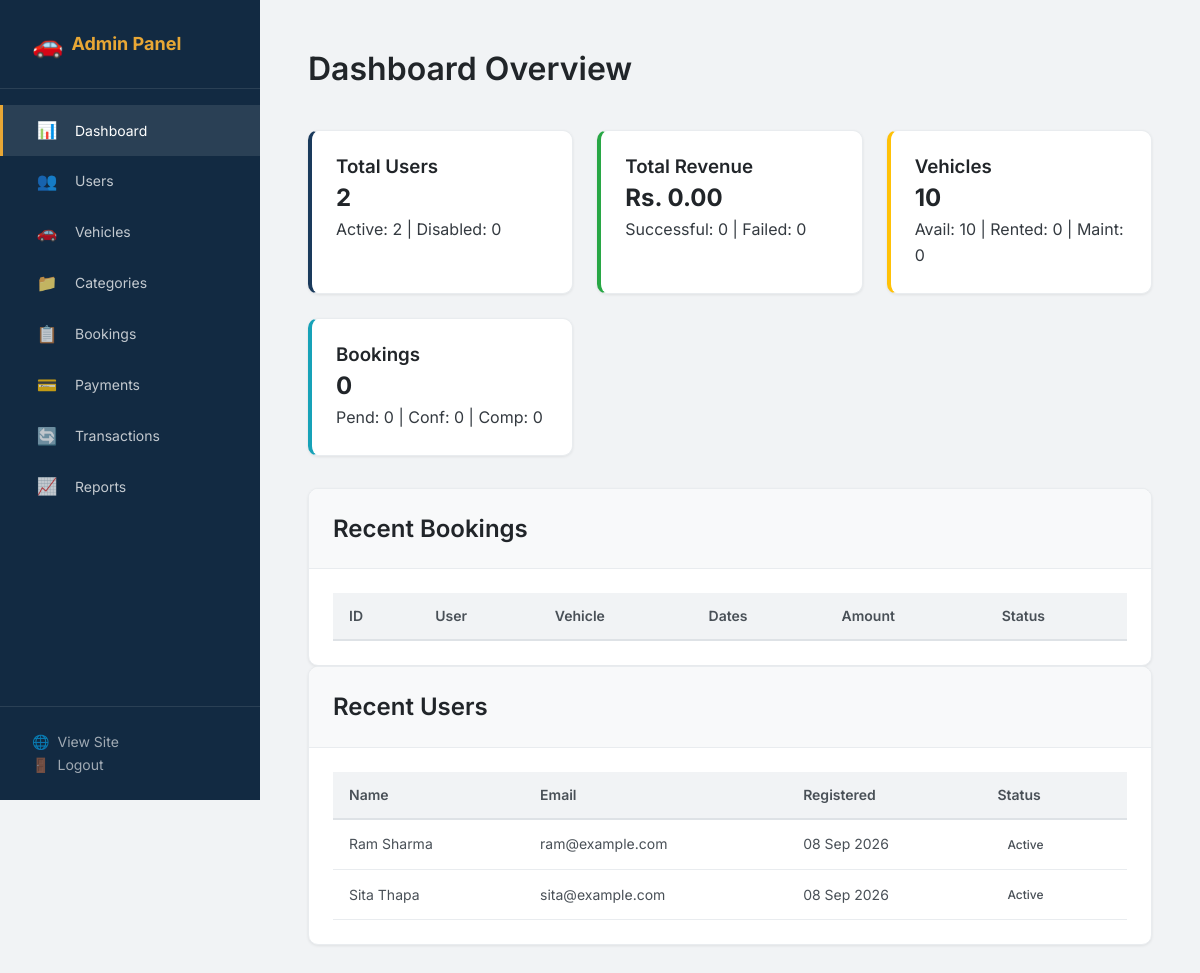
/admin/index.php (signed in), run on the app's committed database.
### tables this page shows
CREATE TABLE IF NOT EXISTS users (
    id INT AUTO_INCREMENT PRIMARY KEY,
    full_name VARCHAR(100) NOT NULL,
    email VARCHAR(150) NOT NULL UNIQUE,
    phone VARCHAR(20) NOT NULL,
    address TEXT,
    password VARCHAR(255) NOT NULL,
    role ENUM('user', 'admin') NOT NULL DEFAULT 'user',
    status ENUM('active', 'disabled') NOT NULL DEFAULT 'active',
    created_at DATETIME NOT NULL DEFAULT CURRENT_TIMESTAMP,
    updated_at DATETIME NOT NULL DEFAULT CURRENT_TIMESTAMP ON UPDATE CURRENT_TIMESTAMP,
    INDEX idx_users_email (email),
    INDEX idx_users_role (role),
    INDEX idx_users_status (status)
);

### includes/functions.php (called while the page is built, shortened)
<?php
function sanitize($str) {
    return htmlspecialchars($str, ENT_QUOTES, 'UTF-8');
}
function formatCurrency($amount) {
    return 'Rs. ' . number_format((float)$amount, 2);
}
function formatDate($date, $format = 'd M Y') {
    return date($format, strtotime($date));
}
function getStatusBadgeClass($status) {
    $map = [
        'available'   => 'badge-success',
        'rented'      => 'badge-warning',
        'maintenance' => 'badge-info',
        'unavailable' => 'badge-danger',
        'pending'     => 'badge-warning',
        'confirmed'   => 'badge-info',
        'completed'   => 'badge-success',
        'cancelled'   => 'badge-danger',
        'unpaid'      => 'badge-warning',
        'paid'        => 'badge-success',
        'failed'      => 'badge-danger',
        'refunded'    => 'badge-info',
        'success'     => 'badge-success',
        'active'      => 'badge-success',
        'disabled'    => 'badge-danger',
    ];
    return $map[strtolower($status)] ?? 'badge-secondary';
}

### admin/index.php (the view, shortened to what this page needs)
<?php
require_once '../includes/db.php';
require_once '../includes/functions.php';
$stats = [
    'users_total' => 0, 'users_active' => 0, 'users_disabled' => 0,
    'vehicles_total' => 0, 'vehicles_available' => 0, 'vehicles_rented' => 0, 'vehicles_maintenance' => 0,
    'bookings_total' => 0, 'bookings_pending' => 0, 'bookings_confirmed' => 0, 'bookings_completed' => 0, 'bookings_cancelled' => 0,
    'payments_success' => 0, 'payments_failed' => 0, 'total_revenue' => 0
];
$result = $conn->query("SELECT status, COUNT(*) as count FROM users WHERE role = 'user' GROUP BY status");
while($row = $result->fetch_assoc()) {
    $stats['users_total'] += $row['count'];
    if($row['status'] == 'active') $stats['users_active'] = $row['count'];
}
$result = $conn->query("SELECT status, COUNT(*) as count FROM vehicles GROUP BY status");
while($row = $result->fetch_assoc()) {
    $stats['vehicles_total'] += $row['count'];
    if($row['status'] == 'available') $stats['vehicles_available'] = $row['count'];
}
$recent_users = $conn->query("SELECT * FROM users WHERE role = 'user' ORDER BY created_at DESC LIMIT 5");
?>
<!DOCTYPE html>
<html lang="en">
<head>
    <link rel="stylesheet" href="../css/style.css">
</head>
<body class="admin-body">
    <div class="admin-wrapper">
        <?php require_once 'includes/admin-sidebar.php'; ?>
        <main class="admin-content">
            <div class="page-header">
                <h1>Dashboard Overview</h1>
            </div>
            <div class="stats-grid">
                <div class="stat-card stat-primary">
                    <h3>Total Users</h3>
                    <p class="stat-value"><?php echo $stats['users_total']; ?></p>
                    <p class="stat-desc">Active: <?php echo $stats['users_active']; ?> | Disabled: <?php echo $stats['users_disabled']; ?></p>
                </div>
                <div class="stat-card stat-success">
                    <h3>Total Revenue</h3>
                    <p class="stat-value"><?php echo formatCurrency($stats['total_revenue']); ?></p>
                    <p class="stat-desc">Successful: <?php echo $stats['payments_success']; ?> | Failed: <?php echo $stats['payments_failed']; ?></p>
                </div>
                <div class="stat-card stat-warning">
                    <h3>Vehicles</h3>
                    <p class="stat-value"><?php echo $stats['vehicles_total']; ?></p>
                    <p class="stat-desc">Avail: <?php echo $stats['vehicles_available']; ?> | Rented: <?php echo $stats['vehicles_rented']; ?> | Maint: <?php echo $stats['vehicles_maintenance']; ?></p>
                </div>
                <div class="stat-card stat-info">
                    <h3>Bookings</h3>
                    <p class="stat-value"><?php echo $stats['bookings_total']; ?></p>
                    <p class="stat-desc">Pend: <?php echo $stats['bookings_pending']; ?> | Conf: <?php echo $stats['bookings_confirmed']; ?> | Comp: <?php echo $stats['bookings_completed']; ?></p>
                </div>
            </div>
            <div class="dashboard-tables mt-4">
                <div class="card mb-4">
                    <div class="card-header">
                        <h2>Recent Bookings</h2>
                    </div>
                    <div class="card-body">
                        <div class="table-responsive">
                            <table class="table">
                                <thead>
                                    <tr>
                                        <th>ID</th>
                                        <th>User</th>
                                        <th>Vehicle</th>
                                        <th>Dates</th>
                                        <th>Amount</th>
                                        <th>Status</th>
                                    </tr>
                                </thead>
                            </table>
                        </div>
                    </div>
                </div>
                <div class="card">
                    <div class="card-header">
                        <h2>Recent Users</h2>
                    </div>
                    <div class="card-body">
                        <div class="table-responsive">
                            <table class="table">
                                <thead>
                                    <tr>
                                        <th>Name</th>
                                        <th>Email</th>
                                        <th>Registered</th>
                                        <th>Status</th>
                                    </tr>
                                </thead>
                                <tbody>
                                    <?php while($u = $recent_users->fetch_assoc()): ?>
                                    <tr>
                                        <td><?php echo sanitize($u['full_name']); ?></td>
                                        <td><?php echo sanitize($u['email']); ?></td>
                                        <td><?php echo formatDate($u['created_at']); ?></td>
                                        <td><span class="badge badge-<?php echo getStatusBadgeClass($u['status']); ?>"><?php echo ucfirst(sanitize($u['status'])); ?></span></td>
                                    </tr>
                                    <?php endwhile; ?>
                                </tbody>
                            </table>
                        </div>
                    </div>
                </div>
            </div>
        </main>
    </div>
</body>
</html>

### css/style.css (style rules this page uses)
:root { --primary: #1a3a5c; --primary-dark: #122a42; --primary-light: #2a5a8c; --primary-hover: #1e4470; --accent: #e8a735; --accent-dark: #c88e20; --white: #ffffff; --gray-50: #f8f9fa; --gray-100: #f1f3f5; --gray-200: #e9ecef; --gray-300: #dee2e6; --gray-400: #ced4da; --gray-500: #adb5bd; --gray-600: #6c757d; --gray-700: #495057; --gray-800: #343a40; --gray-900: #212529; --success: #28a745; --success-light: #d4edda; --danger: #dc3545; --danger-light: #f8d7da; --warning: #ffc107; --warning-light: #fff3cd; --info: #17a2b8; --info-light: #d1ecf1; --font-family: 'Inter', -apple-system, BlinkMacSystemFont, 'Segoe UI', sans-serif; --font-size-sm: 0.875rem; --font-size-base: 1rem; --font-size-lg: 1.125rem; --font-size-xl: 1.25rem; --font-size-2xl: 1.5rem; --font-size-3xl: 2rem; --spacing-xs: 0.25rem; --spacing-sm: 0.5rem; --spacing-md: 1rem; --spacing-lg: 1.5rem; --spacing-xl: 2rem; --spacing-2xl: 3rem; --max-width: 1200px; --border-radius: 6px; --border-radius-lg: 10px; --shadow-sm: 0 1px 3px rgba(0, 0, 0, 0.08); --shadow: 0 2px 8px rgba(0, 0, 0, 0.1); --shadow-lg: 0 4px 16px rgba(0, 0, 0, 0.12); --transition: all 0.2s ease; }
*, *::before, *::after { margin: 0; padding: 0; box-sizing: border-box; }
html { scroll-behavior: smooth; }
body { font-family: var(--font-family); font-size: var(--font-size-base); line-height: 1.6; color: var(--gray-800); background-color: var(--gray-50); min-height: 100vh; display: flex; flex-direction: column; }
h1, h2, h3, h4, h5, h6 { font-weight: 600; line-height: 1.3; color: var(--gray-900); }
.card { background: var(--white); border: 1px solid var(--gray-200); border-radius: var(--border-radius-lg); box-shadow: var(--shadow-sm); overflow: hidden; transition: var(--transition); }
.card-header { padding: var(--spacing-lg); border-bottom: 1px solid var(--gray-200); background: var(--gray-50); font-weight: 600; }
.card-body { padding: var(--spacing-lg); }
.table-responsive { overflow-x: auto; }
.table { width: 100%; border-collapse: collapse; font-size: var(--font-size-sm); }
.table th { background: var(--gray-100); padding: 12px 16px; text-align: left; font-weight: 600; color: var(--gray-700); border-bottom: 2px solid var(--gray-300); white-space: nowrap; }
.table td { padding: 12px 16px; border-bottom: 1px solid var(--gray-200); color: var(--gray-700); vertical-align: middle; }
.badge { display: inline-block; padding: 3px 10px; font-size: 0.75rem; font-weight: 500; border-radius: 20px; text-transform: capitalize; }
.page-header { padding: var(--spacing-2xl) 0 var(--spacing-xl); }
.page-header h1 { font-size: var(--font-size-3xl); margin-bottom: var(--spacing-sm); }
.stats-grid { display: grid; grid-template-columns: repeat(auto-fill, minmax(220px, 1fr)); gap: var(--spacing-lg); margin-bottom: var(--spacing-xl); }
.stat-card { background: var(--white); border: 1px solid var(--gray-200); border-radius: var(--border-radius-lg); padding: var(--spacing-lg); box-shadow: var(--shadow-sm); }
.stat-card .stat-value { font-size: var(--font-size-2xl); font-weight: 700; color: var(--gray-900); }
.stat-card.stat-primary { border-left: 4px solid var(--primary); }
.stat-card.stat-success { border-left: 4px solid var(--success); }
.stat-card.stat-warning { border-left: 4px solid var(--warning); }
.stat-card.stat-info { border-left: 4px solid var(--info); }
.admin-body { background: var(--gray-100); }
.admin-wrapper { display: flex; min-height: 100vh; }
.admin-content { flex: 1; margin-left: 260px; padding: var(--spacing-xl) var(--spacing-2xl); min-height: 100vh; }
.admin-content .page-header { padding-top: var(--spacing-md); }

### data on the page
users: full_name "Ram Sharma", email "ram@example.com", created_at "08 Sep 2026", status "Active"
users: full_name "Sita Thapa", email "sita@example.com", created_at "08 Sep 2026", status "Active"

### other printed values
$stats['users_total'] "2"
$stats['users_active'] "2"
$stats['users_disabled'] "0"
formatCurrency($stats['total_revenue']) "Rs. 0.00"
$stats['payments_success'] "0"
$stats['payments_failed'] "0"
$stats['vehicles_total'] "10"
$stats['vehicles_available'] "10"
$stats['vehicles_rented'] "0"
$stats['vehicles_maintenance'] "0"
$stats['bookings_total'] "0"
$stats['bookings_pending'] "0"
$stats['bookings_confirmed'] "0"
$stats['bookings_completed'] "0"
